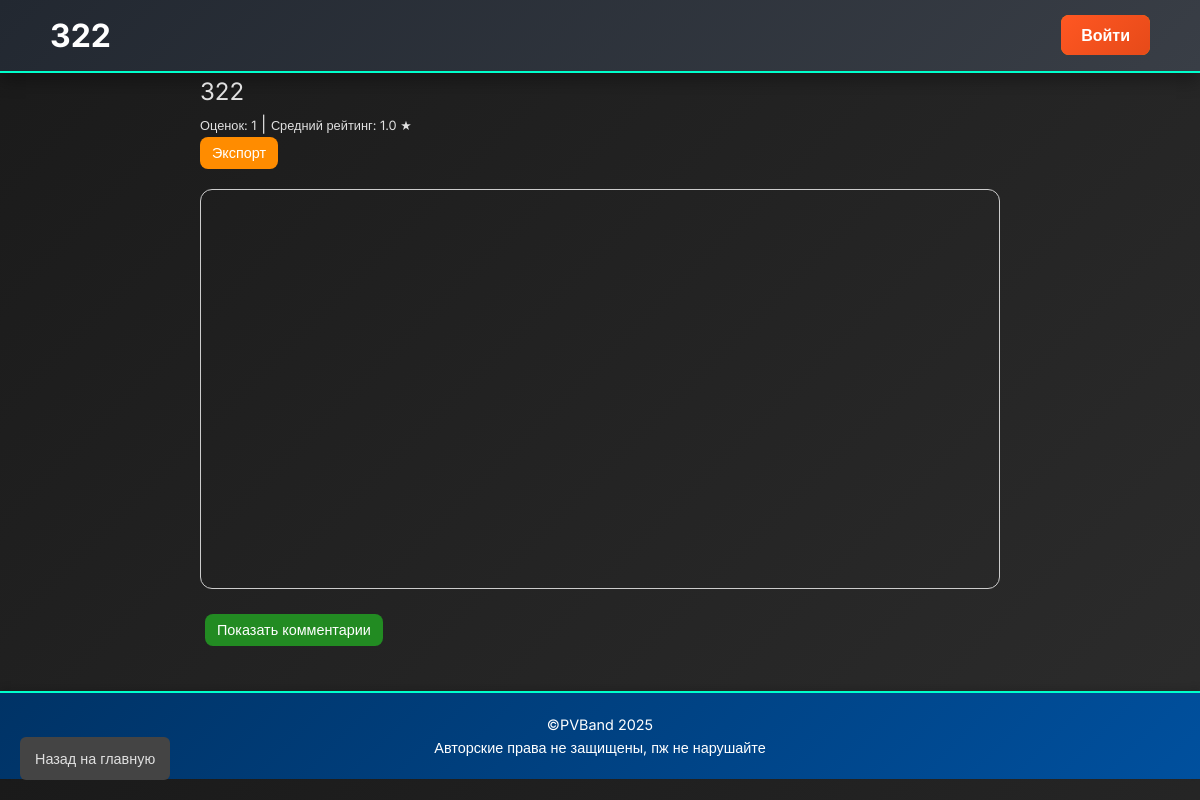
The app's page /route/3, older data.
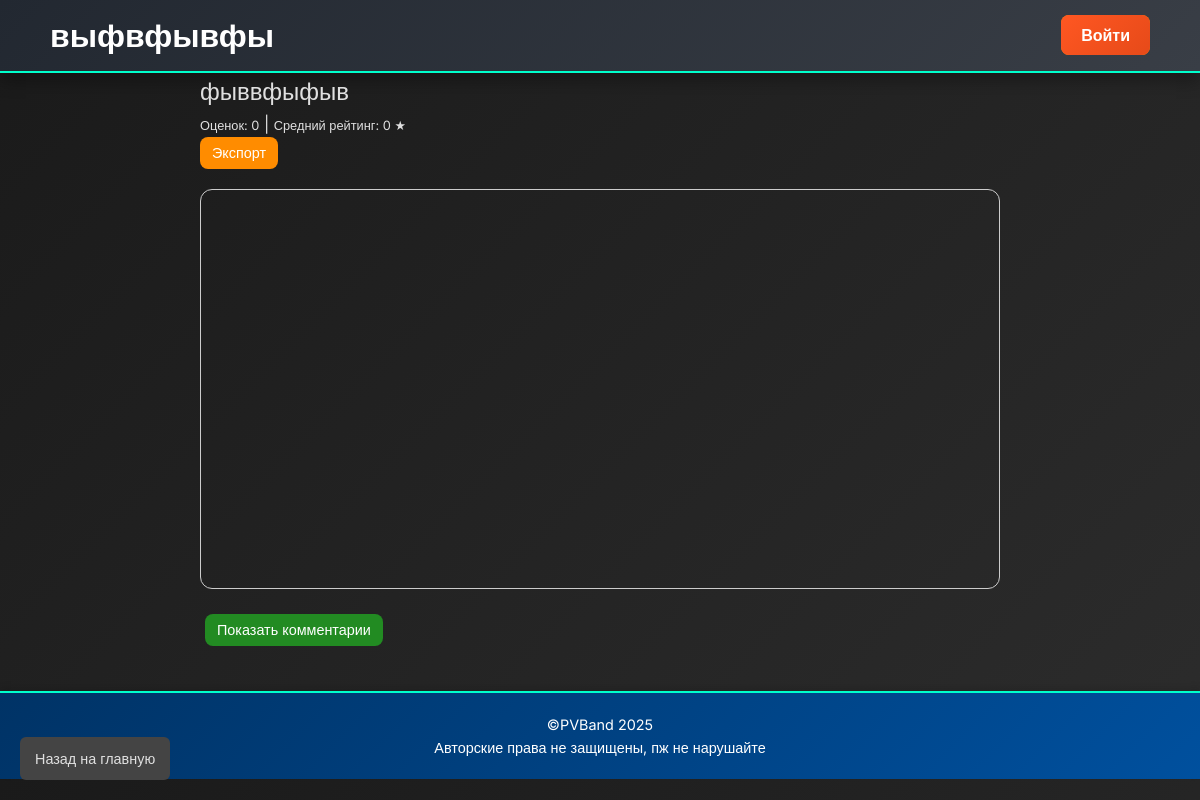
The same page, newer data.
### app.py (models this page shows)
class Route(db.Model):
    __tablename__ = 'route'
    id = db.Column(db.Integer, primary_key=True)
    title = db.Column(db.String(100), nullable=False)
    description = db.Column(db.Text)
    is_private = db.Column(db.Boolean, default=False)
    moderated = db.Column(db.Boolean, default=False)
    user_id = db.Column(db.Integer, db.ForeignKey('user.id'))
    photos = db.relationship('Photo', backref='route', lazy=True)
    comments = db.relationship('Comment', backref='route', lazy=True)
    changes = db.relationship('ChangeHistory', backref='route', lazy=True)
    landmarks = db.relationship('Landmark', backref='route', lazy=True)
    points = db.Column(db.Text, nullable=True)
    allMarkers = db.Column(db.Text, nullable=True)
    ratings = db.relationship('Rating', backref='route', lazy='dynamic')
    @property
    def ratings_count(self):
        return self.ratings.count()
    @property
    def average_rating(self):
        ratings_list = self.ratings.all()
        if ratings_list:
            return round(sum(r.rating for r in ratings_list) / len(ratings_list), 1)
        return 0

class Rating(db.Model):
    id = db.Column(db.Integer, primary_key=True)
    user_id = db.Column(db.Integer, db.ForeignKey('user.id'))
    route_id = db.Column(db.Integer, db.ForeignKey('route.id'))
    rating = db.Column(db.Integer)

### app.py (the view)
@app.route('/route/<int:route_id>')
def view_route(route_id):
    route = Route.query.get_or_404(route_id)
    user_rating = None
    if current_user.is_authenticated:
        rating_obj = Rating.query.filter_by(user_id=current_user.id, route_id=route.id).first()
        user_rating = rating_obj.rating if rating_obj else None
    route_landmarks = [landmark.to_dict() for landmark in route.landmarks]
    return render_template('route_detail.html', route=route, user_rating=user_rating, route_landmarks=route_landmarks)

### templates/route_detail.html (shortened to what this page needs)
<!DOCTYPE html>
<html lang="ru">
<head>
  <link rel="stylesheet" href="{{ url_for('static', filename='css/styles.css') }}">
</head>
<body>
    <header>
      <div class="header-container">
        <div class="site-title">
          <h1>{{ route.title }}</h1>
        </div>
        <div class="user-actions">
          {% if current_user.is_authenticated %}
            <div class="user-info">
              <div class="user-details">
                <a class="profile-link" href="{{ url_for('user_profile', user_id=current_user.id) }}">{{ current_user.username }}</a>
              </div>
              <div class="avatar">
                {% if current_user.avatar_url %}
                  <img src="{{ current_user.avatar_url }}" alt="Аватар">
                {% else %}
                  <img src="{{ url_for('static', filename='images/default-avatar.png') }}" alt="Аватар">
                {% endif %}
              </div>
            </div>
          {% else %}
            <a class="login-btn" href="{{ url_for('login') }}">Войти</a>
          {% endif %}
        </div>
      </div>
    </header>
  <section>
    <p class="desc">{{ route.description }}</p>
    <div>
      <span>Оценок: {{ route.ratings_count }}</span> |
      <span>Средний рейтинг: {{ route.average_rating }} ★</span>
    </div>
    <div class="export-menu">
      <button>Экспорт</button>
    </div>
    <div id="map"></div>
    <div id="comments-section">
      <button id="load-comments" class="btn">Показать комментарии</button>
    </div>
    <a class="back btn" href="{{ url_for('index') }}">Назад на главную</a>
  </section>
  <footer>
    <p>&copy;PVBand {{ current_year if current_year is defined else 2025 }} </p>
    <p>Авторские права не защищены, пж не нарушайте</p>
  </footer>
</body>
</html>

### static/css/styles.css (style rules this page uses)
* { margin: 0; padding: 0; box-sizing: border-box; }
body { font-family: 'Inter', sans-serif; background: linear-gradient(135deg, #1a1a1a, #2c2c2c); color: #e0e0e0; line-height: 1.6; }
header { background: linear-gradient(135deg, #222831, #393e46); color: #fff; padding: 10px 0 10px 0; box-shadow: 0 8px 16px rgba(0, 0, 0, 0.3); border-bottom: 2px solid #00ffcc; }
.header-container { display: flex; justify-content: space-between; align-items: center; max-width: 1100px; margin: 0 auto; }
.site-title { display: flex; justify-content: flex-start; align-items: center; gap: 12px; }
.create-route-btn, .profile-link, .login-btn { background: linear-gradient(135deg, #ff5722, #e64a19); color: #fff; padding: 10px 20px; border-radius: 8px; text-decoration: none; font-weight: 600; transition: background 0.3s, transform 0.3s, box-shadow 0.3s; }
footer p { color: #ffffff; font-size: 0.9em; }
section { margin: 0 200px 0 200px; }
section .desc { font-size: 1.5em; }
section span { font-size: 0.8em; }
.profile-link, .login-btn { background-color: #ff8c00; color: #fff; padding: 10px 20px; border-radius: 8px; text-decoration: none; font-weight: 600; transition: background-color 0.2s, transform 0.2s, box-shadow 0.2s; }
.export-menu { position: relative; display: inline-block; margin-right: 10px; z-index: 1010; }
.export-menu button { background-color: #ff8c00; color: #fff; border: none; padding: 8px 12px; border-radius: 8px; cursor: pointer; font-size: 0.9em; transition: background-color 0.2s, transform 0.2s, box-shadow 0.2s; }
.btn { display: inline-block; background-color: #228b22; color: #fff; border: none; padding: 8px 12px; border-radius: 8px; margin: 5px; cursor: pointer; font-size: 0.9em; transition: background-color 0.2s, transform 0.2s, box-shadow 0.2s; }
#map { width: 100%; height: 400px; margin: 20px 0; border: 1px solid #ccc; border-radius: 12px; overflow: hidden; }
footer { background: linear-gradient(135deg, #003366, #00509e); color: #fff; text-align: center; padding: 20px; margin-top: 40px; box-shadow: 0 -4px 6px rgba(0, 0, 0, 0.1); border-top: 2px solid #00ffcc; }
.back.btn { position: fixed; bottom: 15px; left: 15px; background: #444; color: #e0e0e0; padding: 10px 15px; border-radius: 6px; font-size: 0.9em; text-decoration: none; z-index: 1000; transition: background 0.2s, transform 0.2s; }

Row changes from the older to the newer data that the page shows:
removed Rating: average_rating "1.0"
changed Route: title "322" → "выфвфывфы"; description "322" → "фыввфыфыв"
Text that changed along with them:
{{ route.ratings_count }}: "1" → "0"
{{ route.average_rating }}: (not shown) → "0"
